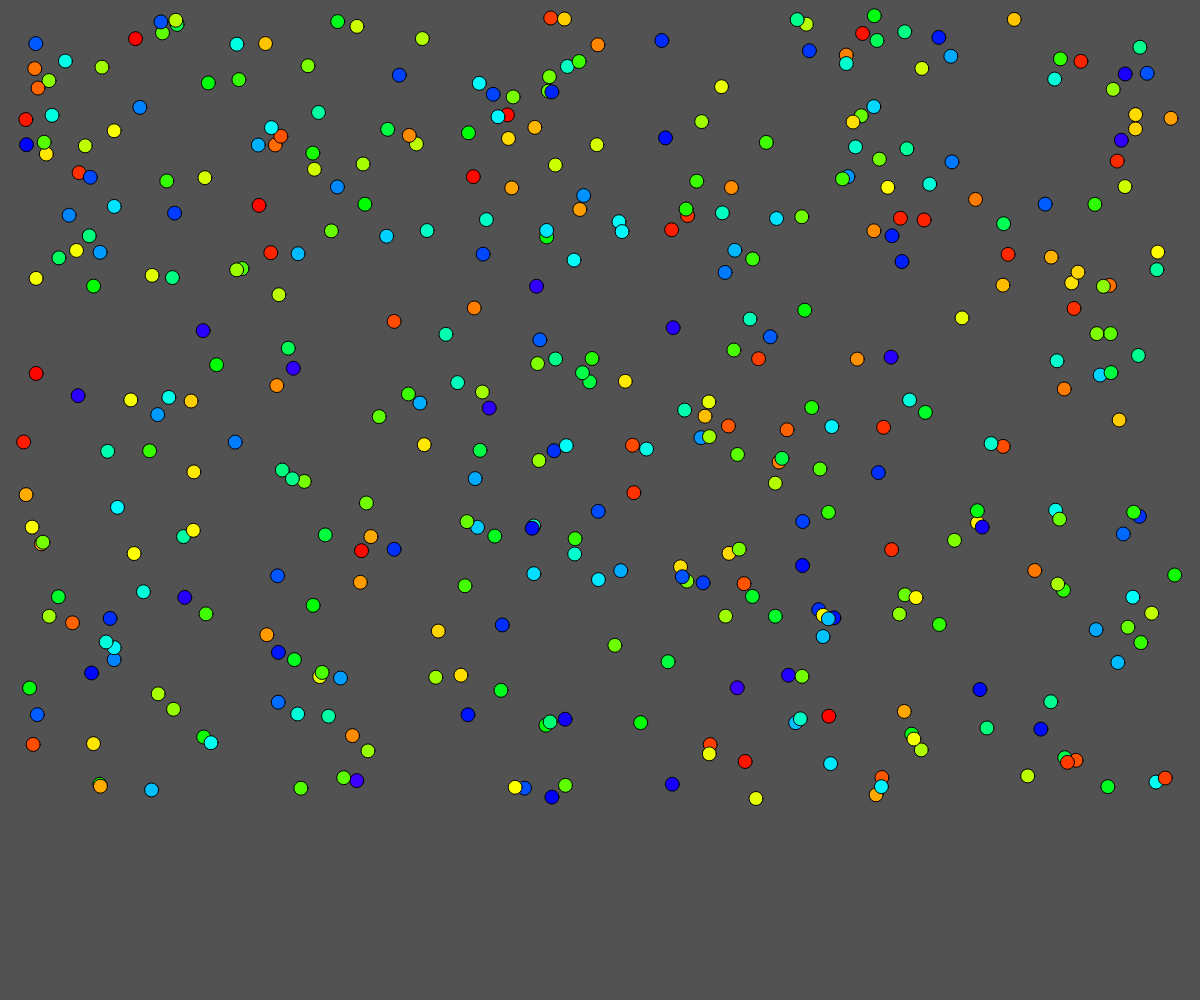
Frame 1 (no input)
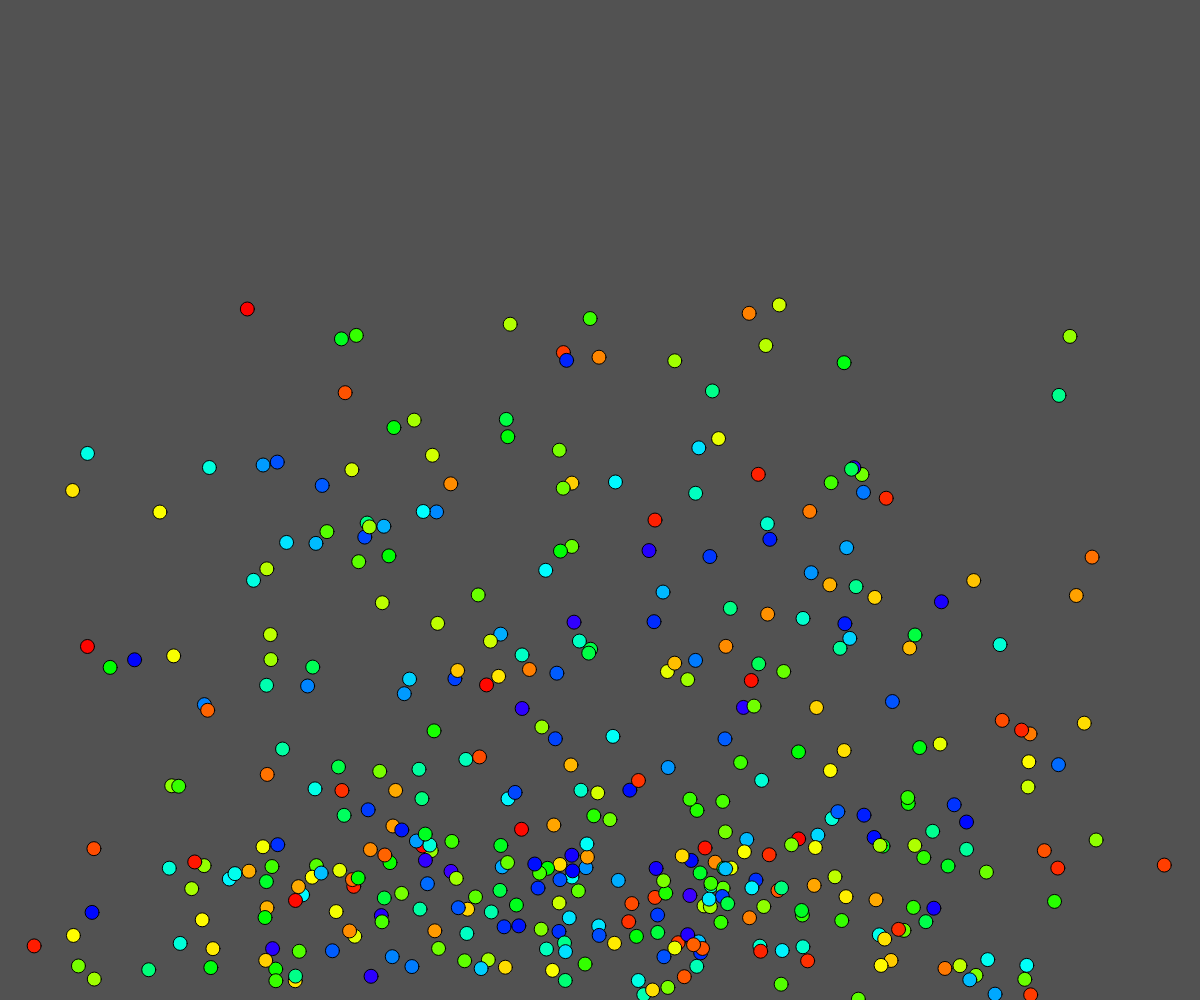
Frame 60 (no input)
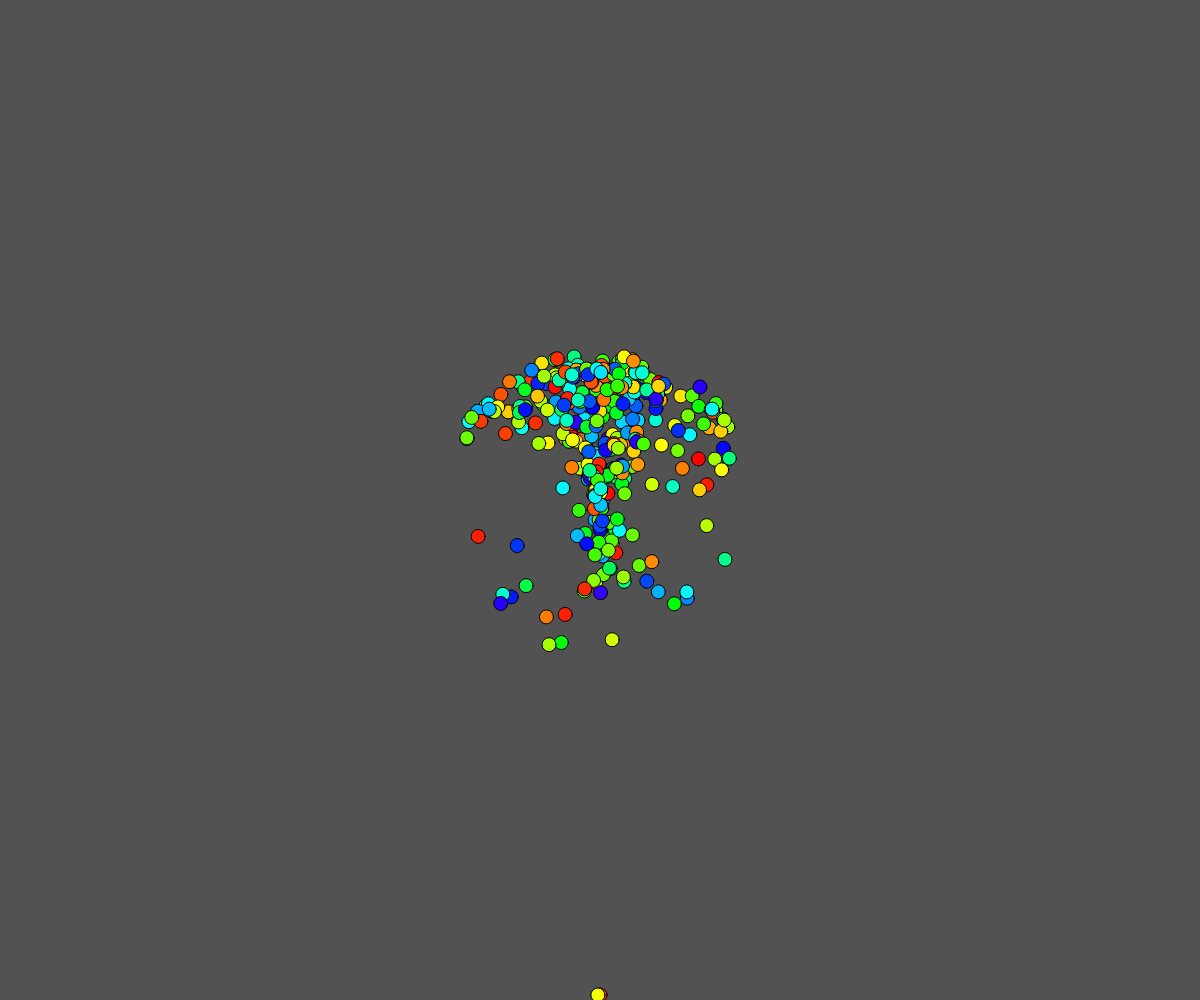
Frame 120 (the mouse pressed at the canvas centre since frame 60)

The p5.js sketch that drew these frames (run headless with seeded random() and noise() and a simulated clock; from frame 60 on, the mouse is pressed at the canvas centre):

// p5.js sketch
// ── sketch.js
var balls = [];
var amount = 10;
var mou1;
var mou2;


function setup(){
  createCanvas(windowWidth, windowHeight);
  colorMode(HSB);
  for(var i = 0; i < 400; i++)  {
	var ball = new Ball(random(20, windowWidth-20), random(20, windowHeight-200));
	balls.push(ball);
  }
}
function draw() {
  background(0, 0, 32);
  mou1 = mouseX;
  mou2 = mouseY;
  for(var i = 0; i < balls.length; i++){
	balls[i].move();
	balls[i].display();
	balls[i].applyForce();
	balls[i].gravity();
	balls[i].edge();
	balls[i].settle();
	if (mouseIsPressed){
  	balls[i].behaviors();
	}
  }
}

function Ball(x,y){
  this.x = x;
  this.y = y;
  this.position = createVector(this.x,this.y);
  this.velocity = createVector(random(0,(windowWidth/2-x)/100),random(-8,1));
  this.acceleration = createVector(0,0);
  this.mouse = createVector(0,0);
  this.r = 7;
  this.c = random(0, 255);
}
  Ball.prototype.move = function(){
	this.position.add(this.velocity);
	this.velocity.add(this.acceleration);
	this.acceleration.mult(0);
};
  Ball.prototype.applyForce = function(f) {
  	this.acceleration.add(f);
};
  Ball.prototype.display = function(){
	fill(this.c, 100, 100);
	noStroke;
	ellipse(this.position.x, this.position.y, this.r*2, this.r*2)
};
  Ball.prototype.gravity = function() {
	var gravity = createVector();
	gravity.y = .4;
	this.applyForce(gravity);
};
  Ball.prototype.edge = function() {
	if(this.position.x < this.r || this.position.x > windowWidth-this.r){
  	this.velocity.x *= -1;
	}
	if(this.position.y > windowHeight-this.r){
  	this.velocity.y *= -.75;
  	this.velocity.x *= .95;
  	this.position.y = windowHeight - this.r;
	}
  }
  Ball.prototype.settle = function(){
	if(this.position.y > windowHeight-18 && this.velocity.y < .06 && this.velocity.y > -.06){
  	this.position.y = windowHeight-this.r;
  	this.velocity.x *= .99999;
	}
  }
  Ball.prototype.behaviors = function() {
  	this.mouse.x = mou1;
  	this.mouse.y = mou2;
  	var arrive = this.arrive(this.mouse);
  	arrive.mult(1);
  	this.applyForce(arrive);
  }
  Ball.prototype.arrive = function(target) {
	var desired = p5.Vector.sub(target, this.position);
	var d = desired.mag();
// 	console.log(d);
	var speed;
	speed = map(d, 0, 70, 30, 40);
	desired.setMag(speed);
	var steer = p5.Vector.sub(desired, this.velocity);
	steer.limit(5);
	return steer;
  }
